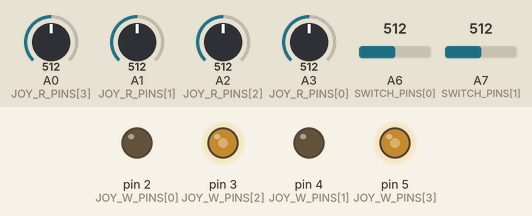
This sketch was run on a simulated Arduino Nano, built with avr-gcc and run on an emulated ATmega328P. On the bench: output pins drawn as LEDs (lit = HIGH). Inputs (shaded band) come from the test bench; at power-on: A0 (JOY_R_PINS[3]) = 512, A1 (JOY_R_PINS[1]) = 512, A2 (JOY_R_PINS[2]) = 512, A3 (JOY_R_PINS[0]) = 512, A6 (SWITCH_PINS[0]) = 512, A7 (SWITCH_PINS[1]) = 512. The ROS host is connected and sends only what is stated.

Above: at 0.1 s.
Timing chart, 0 to 1.6 s (numbered marks = the images above):
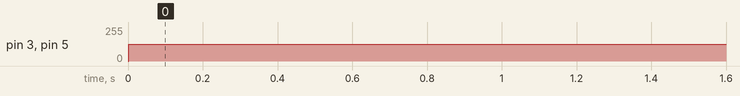

The sketch:

wc_duino.ino
```cpp
#include <ros.h>
#include <sensor_msgs/Joy.h>

//consts
float JV_MAX_ = 4.0, JV_MIN_ = 1.0,
  JV_S_ = JV_MAX_+JV_MIN_, JV_D_ = JV_MAX_-JV_MIN_;
float BRAKE_[2] = { 0.0,0.0 }, JOY_DZ_ = 0.05;

//IO related
int JOY_R_PINS[4] = { A3,A1,A2,A0 }, JOY_W_PINS[4] = { 2,4,3,5 };
float DAC_ = 5 / 1023.0, ADC_ = 255 / 5.0;
int SWITCH_PINS[2] = { A6,A7 }, SWITCH_THRESH_ = 512;

//ROS
ros::NodeHandle nh;
sensor_msgs::Joy joyoutmsg_; ros::Publisher jpub("/wc_joy_", &joyoutmsg_);
//other
float joyr_[4],joyw_[4], joyraxes_[2],joysaxes_[2] = { 0.0,0.0 };

void joy_cb(const sensor_msgs::Joy& msg)
{
  joysaxes_[0] = msg.axes[0]; joysaxes_[1] = msg.axes[1];
}
ros::Subscriber<sensor_msgs::Joy> jsub("/wc_joy", joy_cb);

int get_switch_state()
{
  if(analogRead(SWITCH_PINS[0]) > SWITCH_THRESH_) return 1;
  else if(analogRead(SWITCH_PINS[1]) > SWITCH_THRESH_) return 2;
  else return 0;
}

void read_joy()
{
  for(int i=0; i<4; i++)
  {
    joyr_[i] = analogRead(JOY_R_PINS[i]) * DAC_;
  }

  joyraxes_[1] = max(-1.0, min((joyr_[0]-joyr_[1]) / JV_D_, 1.0));
  joyraxes_[0] = max(-1.0, min((joyr_[2]-joyr_[3]) / JV_D_, 1.0));
  if(abs(joyraxes_[1]) < JOY_DZ_) joyraxes_[1] = 0.0;
  if(abs(joyraxes_[0]) < JOY_DZ_) joyraxes_[0] = 0.0;
}

void write_joy(float axes[])
{
  float vpos_ = (axes[1]+1.0)/2, wpos_ = (axes[0]+1.0)/2;
  joyw_[0] = JV_MIN_ + vpos_*JV_D_; joyw_[1] = JV_S_ - joyw_[0];
  joyw_[2] = JV_MIN_ + wpos_*JV_D_; joyw_[3] = JV_S_ - joyw_[2];
  for(int i=0; i<4; i++) analogWrite(JOY_W_PINS[i], int(joyw_[i]*ADC_));
}

void setup()
{
  //node related
  nh.initNode();
  nh.subscribe(jsub);
  joyoutmsg_.axes_length = 2; joyoutmsg_.axes = joyraxes_; nh.advertise(jpub);
}

void loop()
{
  nh.spinOnce();

  read_joy(); jpub.publish(&joyoutmsg_);

  switch(get_switch_state())
  {
    case 1:
      write_joy(joyraxes_);
      break;
    case 2:
      write_joy(joysaxes_);
      break;
    default:
      write_joy(BRAKE_);
      break;
  }
}
```

Measured:
- by itself, pin 3 (JOY_W_PINS[2]), pin 5 (JOY_W_PINS[3]): 0/255 → 127/255 at 0.00 s
